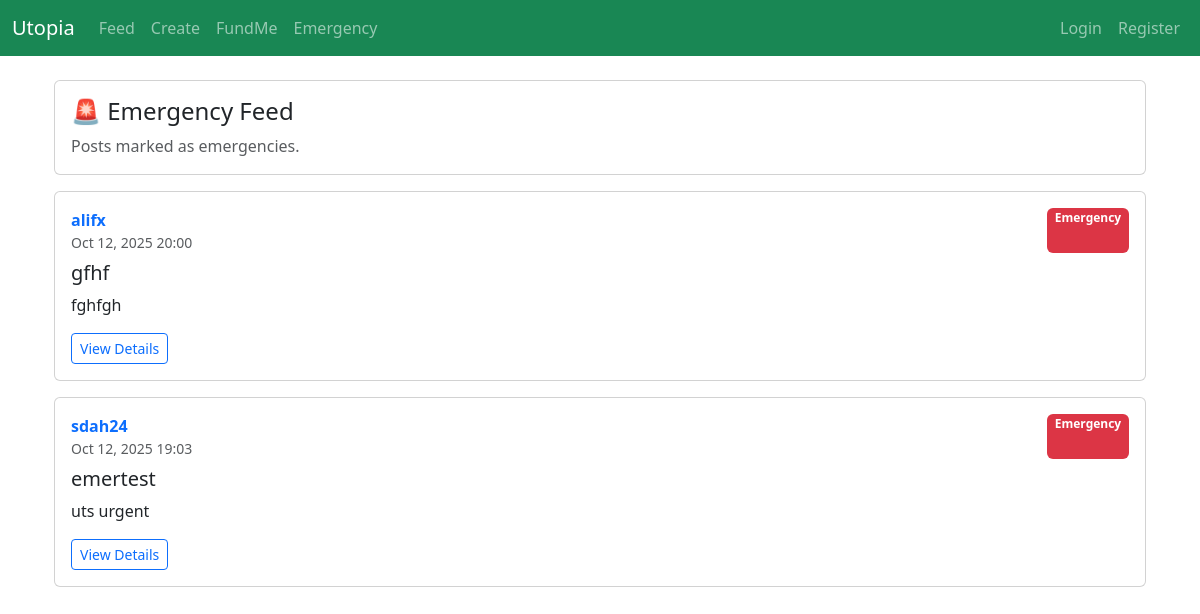
Page /posts/emergency/ on the earlier database version.
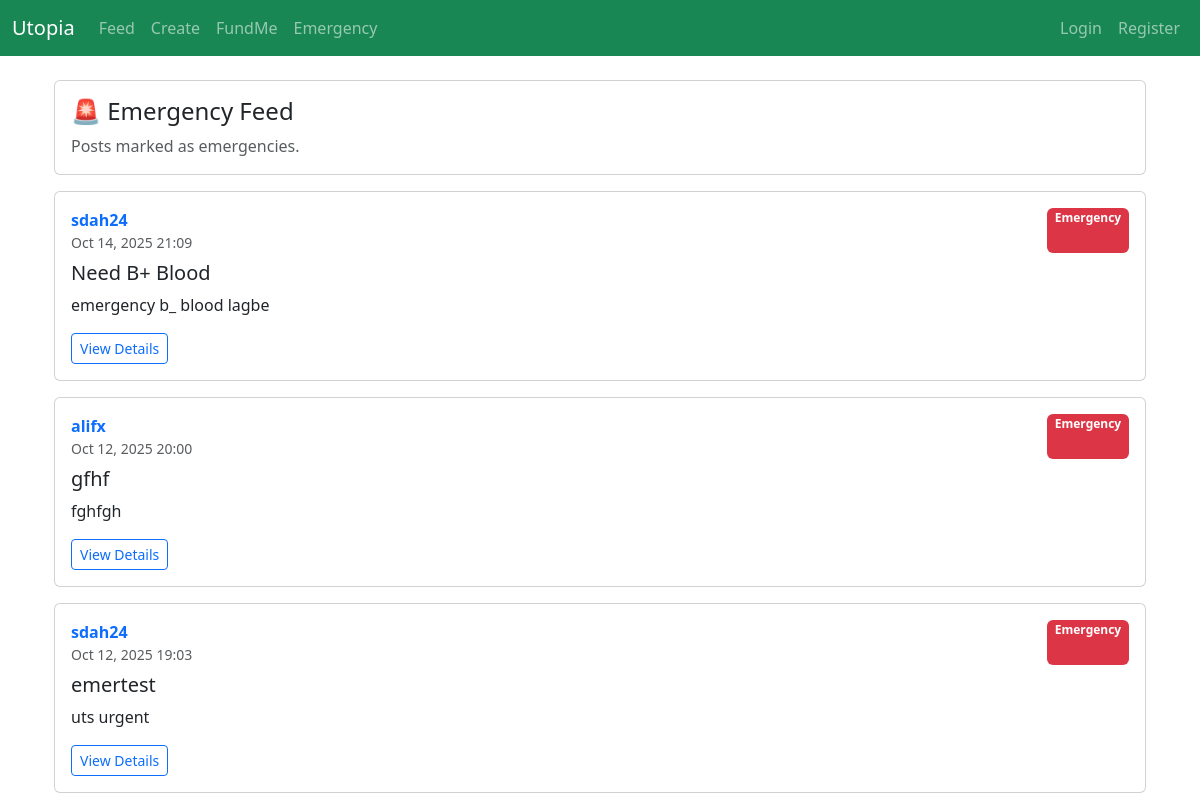
Same page on the later database version.
### posts/models.py (models this page shows, shortened)
class Post(models.Model):
    profile = models.ForeignKey("accounts.Profile", on_delete=models.CASCADE, related_name="posts")
    title = models.CharField(max_length=200, blank=True)
    content = models.TextField(blank=True)
    image = models.ImageField(upload_to="posts/", blank=True, null=True)
    is_emergency = models.BooleanField(default=False)
    created_at = models.DateTimeField(default=timezone.now)
    updated_at = models.DateTimeField(auto_now=True)
    likes_count = models.IntegerField(default=0)
    class Meta:
        ordering = ["-created_at"]

### accounts/models.py (models this page shows, shortened)
class Profile(models.Model):
    user = models.OneToOneField(User, on_delete=models.CASCADE)
    display_name = models.CharField(max_length=150, blank=True)
    bio = models.TextField(blank=True)
    profile_image = models.ImageField(upload_to='profiles/', blank=True, null=True)
    quiz_score = models.IntegerField(null=True, blank=True)    # percent or raw
    badge = models.CharField(max_length=50, choices=[("Bronze","Bronze"),("Silver","Silver"),("Gold","Gold")], default="Bronze")
    created_at = models.DateTimeField(auto_now_add=True)
    updated_at = models.DateTimeField(auto_now=True)

### posts/views.py (the view)
# urls.py: path("emergency/", views.emergency_feed, name="emergency_feed"),
def emergency_feed(request):
    posts = Post.objects.filter(is_emergency=True).select_related("profile__user")
    return render(request, "posts/emergency_feed.html", {"posts": posts})

### templates/posts/emergency_feed.html (shortened to what this page needs)
{% extends "base.html" %}
{% block content %}
<div class="container mt-4">
  <div class="card mb-3">
    <div class="card-body">
      <h4>🚨 Emergency Feed</h4>
      <p class="text-muted mb-0">Posts marked as emergencies.</p>
    </div>
  </div>
  {% for post in posts %}
  <div class="card mb-3">
    <div class="card-body">
      <div class="d-flex justify-content-between">
        <div>
          <a href="{% url 'posts:profile_posts' post.profile.id %}" class="fw-bold text-decoration-none">
            {{ post.profile.user.username }}
          </a>
          <small class="text-muted d-block">{{ post.created_at|date:"M d, Y H:i" }}</small>
        </div>
        <span class="badge bg-danger">Emergency</span>
      </div>
      {% if post.title %}<h5 class="mt-2">{{ post.title }}</h5>{% endif %}
      <p>{{ post.content|truncatewords:30 }}</p>
      <a href="{% url 'posts:detail' post.id %}" class="btn btn-outline-primary btn-sm">View Details</a>
    </div>
  </div>
  {% empty %}
  <div class="alert alert-secondary">No emergency posts found.</div>
  {% endfor %}
</div>
{% endblock %}

Differences in the rows shown:
added Post: profile.user.username "sdah24", created_at "Oct 14, 2025 21:09", title "Need B+ Blood", content "emergency b_ blood lagbe"
